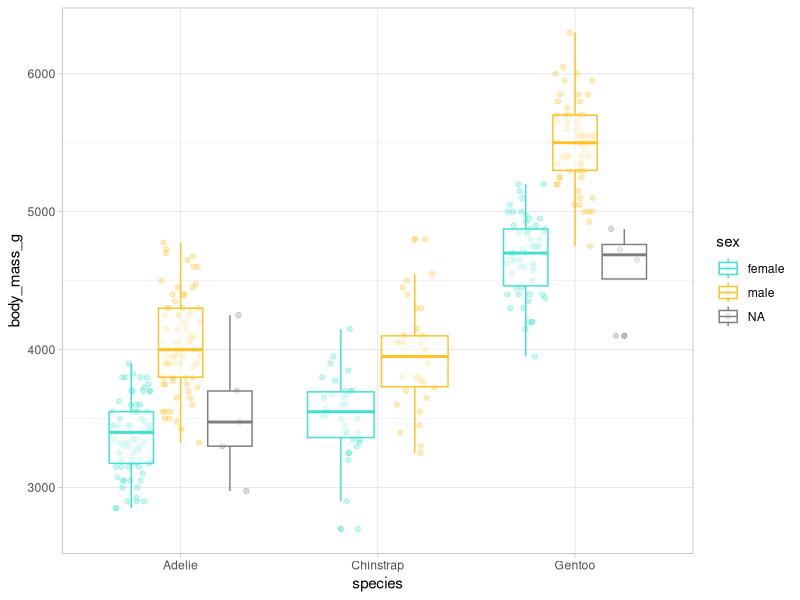
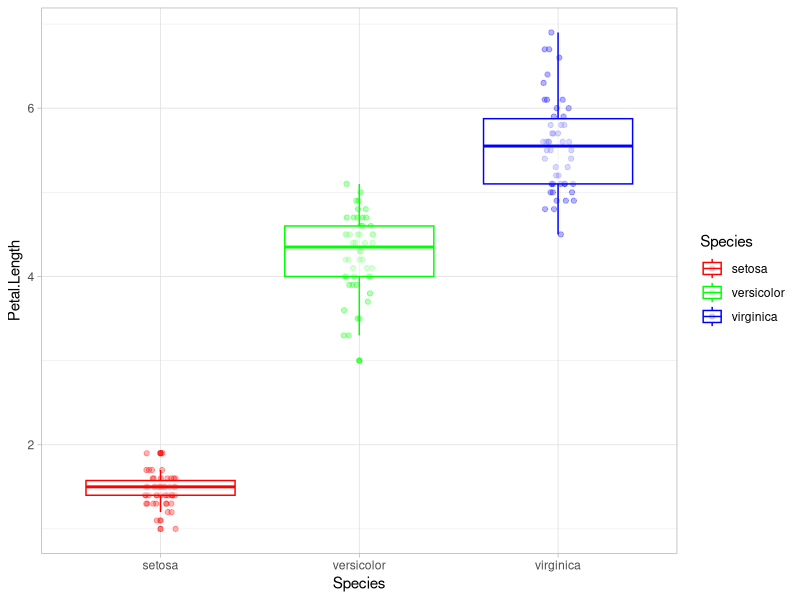
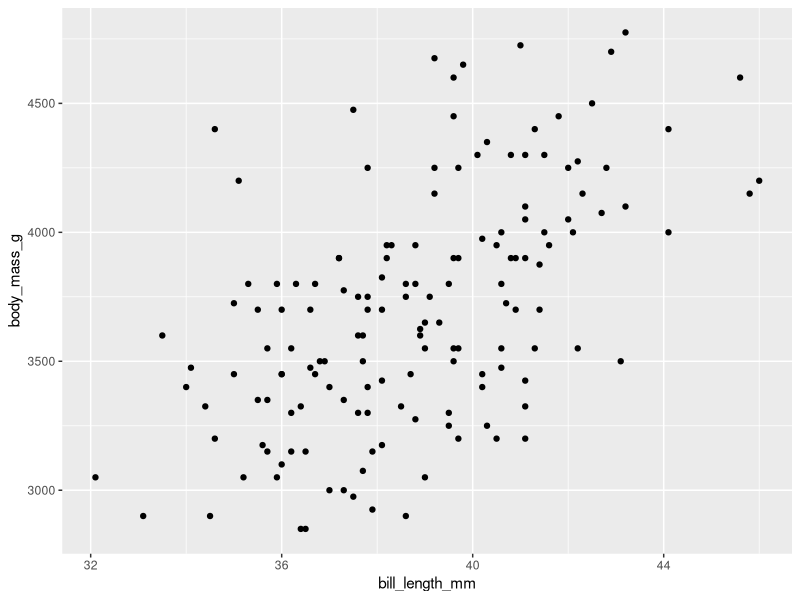
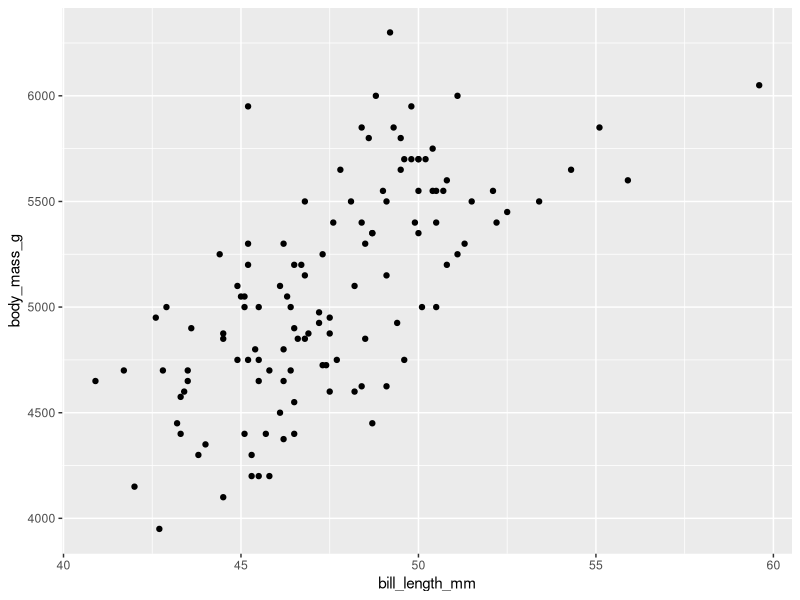
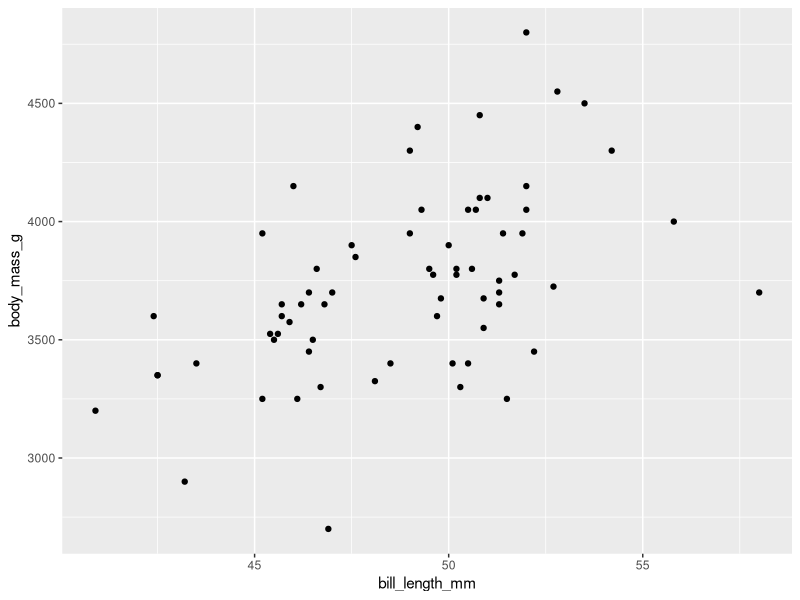

The R script that drew these images, in order:
## ---- chunk 1

# 1
10 * 3

# 2
misvalores <- 1901:2000

# 3
misvalores + 5

# 4
misvalores * misvalores

## ---- chunk 2

library(palmerpenguins)
library(tidyverse)

# 1
adelie <- penguins |> 
  filter(species == "Adelie") |> 
  arrange(flipper_length_mm)

# 2
adelie_subset <- adelie |> 
  select(island, contains("bill"))

# 3
adelie2 <- adelie |> 
  select(-species)
## ---- chunk 3

# 1
penguins |> 
  group_by(island) |> 
  summarise(
    n = n(),
    mean_flipper_length = mean(flipper_length_mm, na.rm = TRUE)
  )

# 2
penguins |> 
  mutate(mass_by_length = (body_mass_g / 1000) / flipper_length_mm) |> 
  select(mass_by_length, everything())

## ---- chunk 4

dividirpor100 <- function(x) {
  x / 100
}

dividirpor100(30)

## ---- chunk 5

# R base
estandarizar <- function(x, my.na.rm) {
  (x - mean(x, na.rm = my.na.rm)) / sd(x, na.rm = my.na.rm)
}

estandarizar(penguins$bill_length_mm, my.na.rm = T)

# Tidyverse
estandarizar_tidy <- function(x, my.na.rm) {
  ({{ x }} - mean({{ x }}, na.rm = my.na.rm)) / sd({{ x }}, na.rm = my.na.rm)
} 

penguins |> 
  mutate(st_bill_length = estandarizar_tidy(x = bill_length_mm, my.na.rm = T)) |> 
  select(bill_length_mm, st_bill_length)

## ---- chunk 6

penguins_num <- penguins |> 
  select(species, sex, where(is.numeric))

explorar_penguins <-
  function(var) {
    ggplot(penguins_num, aes(x = species, y = .data[[var]], color = sex)) +
      geom_point(position = position_jitterdodge(), alpha = 0.3) +
      geom_boxplot(alpha = 0.5) +
      scale_color_manual(values = c("turquoise", "goldenrod1")) +
      theme_light() +
      ylab(var)
  }

explorar_penguins(var = "body_mass_g") 

explorar_df <- function(df, x_var, y_var, color) {
  ggplot(data = df, aes(x = .data[[x_var]], y = .data[[y_var]], color = .data[[color]])) + 
    geom_point(position = position_jitterdodge(), alpha = 0.3) +
    geom_boxplot(alpha = 0.5) + 
    scale_color_manual(values = rainbow(n = length(unique(df[[color]])))) +
    theme_light() + 
    ylab(y_var)
}

explorar_df(df = iris, # iris es un dataset cargado en RStudio por defecto
            y_var = "Petal.Length",
            x_var = "Species",
            color = "Species")

## ---- chunk 7

sum_10 <- function(x) {
  x + 10
}

map(1:4, sum_10)

## ---- chunk 8

map(penguins, \(x) mean(x))
map(penguins, \(x) mean(x, na.rm = T)) # opcion 1
map(penguins, mean, na.rm = T) # opcion 2

## ---- chunk 9

map_lgl(penguins, is.numeric)
penguins_num <- penguins[ , map_lgl(penguins, is.numeric)] 
map_dbl(penguins_num, median, na.rm = T)
map_chr(penguins, class)
map_int(penguins, \(x) length(unique(x)))
1:4 |> 
  map_vec(\(x) as.Date(ISOdate(x + 2024, 05, 13)))

## ---- chunk 10

penguins_list <- penguins |>
  group_split(species)

# asignamos nombres a las listas
names(penguins_list) <- c("p1", "p2", "p3")

# solucion al ejercicio
map2(penguins_list, names(penguins_list), \(x, y)
        mutate(x, nombre = y))

## ---- chunk 11

# primero eliminamos NA de bill_length_mm
penguins_nona <- penguins |> 
  drop_na(bill_length_mm)

penguins_nested <- penguins_nona |>
  group_by(species) |>
  nest() |> 
  mutate(
    lm_obj = map(data, \(df) lm(
      bill_length_mm ~ body_mass_g,
      data = df)),
    pred = map2(lm_obj, data,
                \(x, y) predict(x, y)),
    # solucion al ejercicio
    corr = map2_dbl(pred, data,
                    \(x, y) cor(x, y$bill_length_mm))
  )

# unnest()
penguins_nested |> 
  unnest(pred) |> 
  select(!c(data, lm_obj))

## ---- chunk 12

# ejercicio 9.1.1
penguins_list <- penguins |>
  group_split(species)

# asignamos nombres a las listas
names(penguins_list) <- c("p1", "p2", "p3")

# ejercicio 9.2.1
pmap(list(penguins_list, names(penguins_list)), \(x, y)
     mutate(x, nombre = y))

## ---- chunk 13

penguins_nested <- penguins |>
  group_by(species) |>
  nest()

penguins_nested_str <- penguins_nested |> 
  mutate(path = str_glue("penguins_{species}.csv"))

penguins_nested_str

walk2(penguins_nested_str$data, penguins_nested_str$path, write_csv)

## ---- chunk 14

gg_penguins_bill_body <- function(data_df) {
  ggplot(aes(bill_length_mm, body_mass_g),
         data = data_df) +
    geom_point()
}

penguins_nested <- penguins |>
  group_by(species) |>
  nest() |> 
  mutate(
    gg_obj = map(data, \(df) gg_penguins_bill_body(
      data_df = df
    ))
  )

penguins_nested_str <- penguins_nested |> 
  mutate(path = str_glue("penguins_{species}.png"))

penguins_nested_str

pwalk(list(plot = penguins_nested_str$gg_obj, filename = penguins_nested_str$path), ggsave)

## ---- chunk 15

penguins |> 
  map(safely(log)) |> 
  transpose()

## ---- chunk 16
Sys.time()
sessionInfo()
